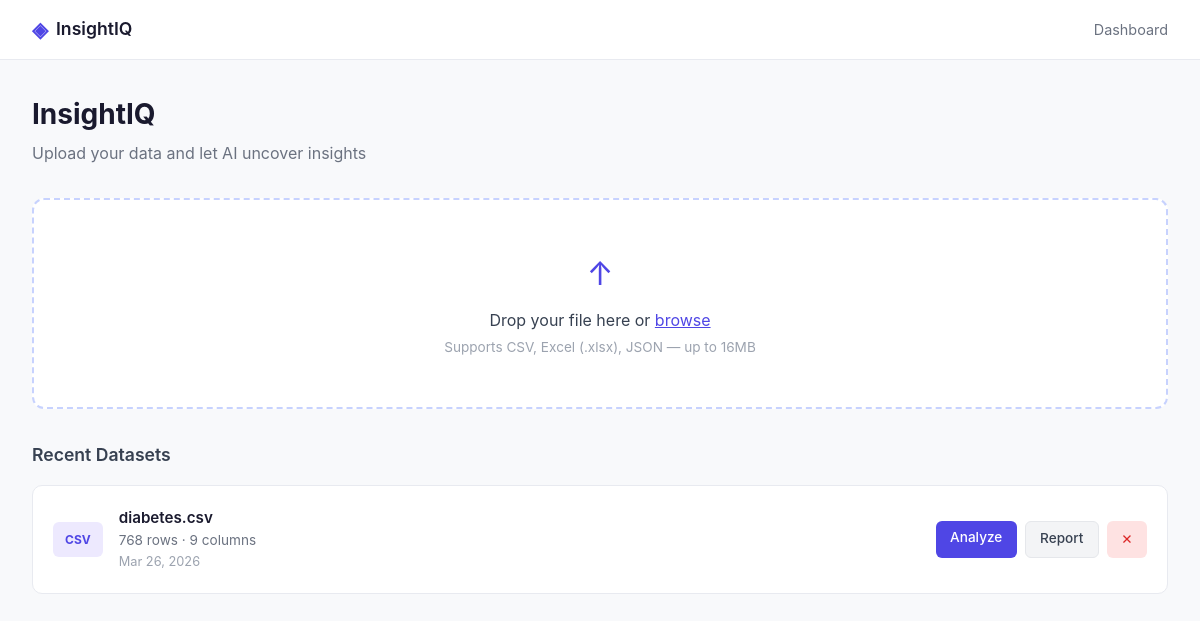
Before: / with the older database file.
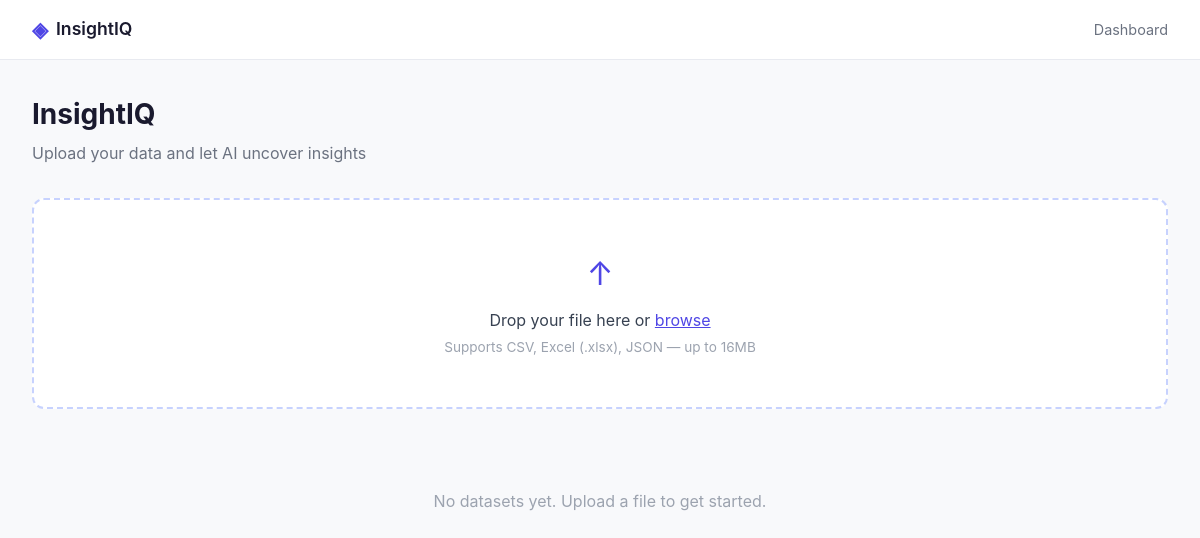
After: the same page with the newer database file.
### database/models.py (models this page shows)
class UploadedFile(Base):
    __tablename__ = "uploaded_files"
    id = Column(Integer, primary_key=True)
    filename = Column(String(255), nullable=False)
    original_name = Column(String(255))
    file_type = Column(String(50))
    row_count = Column(Integer)
    col_count = Column(Integer)
    uploaded_at = Column(DateTime, default=datetime.utcnow)
    summary = Column(Text)

### app.py (the view)
@app.route("/")
def index():
    db = Session()
    files = db.query(UploadedFile).order_by(UploadedFile.uploaded_at.desc()).all()
    db.close()
    return render_template("index.html", files=files)

### templates/index.html (shortened to what this page needs)
{% extends "base.html" %}
{% block content %}
<div class="page-header">
  <h1>InsightIQ</h1>
  <p class="subtitle">Upload your data and let AI uncover insights</p>
</div>
<div class="upload-zone" id="uploadZone">
  <div class="upload-icon">↑</div>
  <p class="upload-text">Drop your file here or <label for="fileInput" class="upload-link">browse</label></p>
  <p class="upload-hint">Supports CSV, Excel (.xlsx), JSON — up to 16MB</p>
</div>
{% if files %}
<div class="section-header">
  <h2>Recent Datasets</h2>
</div>
<div class="files-grid">
  {% for file in files %}
  <div class="file-card">
    <div class="file-icon {{ file.file_type }}">{{ file.file_type.upper() }}</div>
    <div class="file-info">
      <h3>{{ file.original_name }}</h3>
      <p>{{ "{:,}".format(file.row_count) }} rows · {{ file.col_count }} columns</p>
      <p class="file-date">{{ file.uploaded_at.strftime('%b %d, %Y') }}</p>
    </div>
    <div class="file-actions">
      <a href="/analyze/{{ file.id }}" class="btn btn-primary">Analyze</a>
      <a href="/report/{{ file.id }}" class="btn btn-secondary">Report</a>
      <button class="btn btn-danger" onclick="deleteFile({{ file.id }})">✕</button>
    </div>
  </div>
  {% endfor %}
</div>
{% else %}
<div class="empty-state">
  <p>No datasets yet. Upload a file to get started.</p>
</div>
{% endif %}
{% endblock %}

### templates/base.html (shortened to what this page needs)
<!DOCTYPE html>
<html lang="en">
<head>
  <link rel="stylesheet" href="{{ url_for('static', filename='css/style.css') }}">
</head>
<body>
  <nav class="navbar">
    <div class="nav-brand">
      <span class="logo">◈</span> InsightIQ
    </div>
    <div class="nav-links">
      <a href="/">Dashboard</a>
    </div>
  </nav>
  <main class="main-content">
    {% block content %}{% endblock %}
  </main>
</body>
</html>

### static/css/style.css (style rules this page uses)
*, *::before, *::after { box-sizing: border-box; margin: 0; padding: 0; }
body { font-family: -apple-system, BlinkMacSystemFont, 'Segoe UI', sans-serif; background: #f8f9fb; color: #1a1a2e; line-height: 1.6; }
.navbar { background: #fff; border-bottom: 1px solid #e8eaf0; padding: 0 2rem; height: 60px; display: flex; align-items: center; justify-content: space-between; position: sticky; top: 0; z-index: 100; }
.nav-brand { font-size: 1.1rem; font-weight: 600; color: #1a1a2e; display: flex; align-items: center; gap: 8px; }
.logo { font-size: 1.3rem; color: #4f46e5; }
.nav-links a { color: #6b7280; text-decoration: none; font-size: 0.9rem; }
.main-content { max-width: 1200px; margin: 0 auto; padding: 2rem; }
.page-header { margin-bottom: 2rem; }
.page-header h1 { font-size: 1.75rem; font-weight: 700; color: #1a1a2e; }
.subtitle { color: #6b7280; margin-top: 4px; }
.upload-zone { background: #fff; border: 2px dashed #c7d2fe; border-radius: 12px; padding: 3rem; text-align: center; cursor: pointer; transition: all 0.2s; margin-bottom: 2rem; }
.upload-icon { font-size: 2rem; color: #4f46e5; margin-bottom: 0.5rem; }
.upload-text { font-size: 1rem; color: #374151; }
.upload-link { color: #4f46e5; cursor: pointer; text-decoration: underline; }
.upload-hint { font-size: 0.85rem; color: #9ca3af; margin-top: 4px; }
.empty-state { text-align: center; padding: 3rem; color: #9ca3af; }

Changed rows visible on the page:
removed UploadedFile: file_type "CSV", original_name "diabetes.csv", row_count "768", col_count "9", uploaded_at "Mar 26, 2026"
Other visible differences:
text no longer shown: "Recent Datasets"
text now shown: "No datasets yet. Upload a file to get started."
